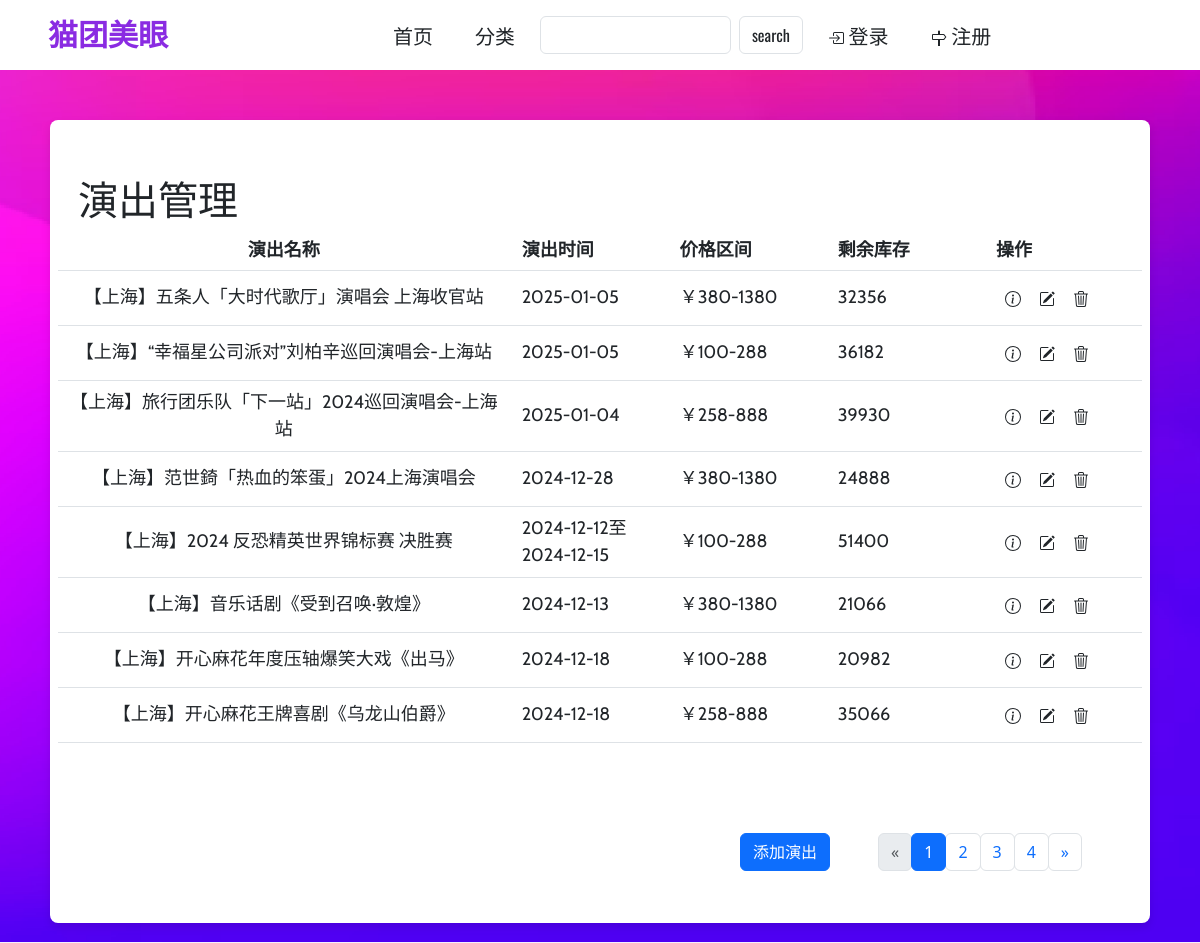
Page /admin_show/1 on the committed database.
### app/models.py (models this page shows)
class Concert(db.Model):
    __tablename__ = 'concerts'
    __table_args__ = {'extend_existing': True}
    id = db.Column(db.Integer, primary_key=True)
    name = db.Column(db.String(100), nullable=False)
    description = db.Column(db.Text)
    start_time = db.Column(db.Date, nullable=False)
    end_time = db.Column(db.Date)
    location = db.Column(db.String(255), nullable=False)
    city = db.Column(db.String(20), nullable=False)
    link = db.Column(db.String(255), nullable=False)
    type = db.Column(db.String(20), nullable=False)
    duration = db.Column(db.Integer, nullable=False)
    start_price = db.Column(db.Integer, nullable=False)
    end_price = db.Column(db.Integer, nullable=False)
    orders = db.relationship('Order', back_populates='concert')
    score = db.Column(db.Integer, nullable=False)

### app/views.py (the view)
@app.route('/admin_show/<int:page_num>')
def admin_show(page_num):
    concerts=Concert.query.all()
    results = (
        db.session.query(
            Stock.concert_id,
            func.sum(Stock.total_tickets).label('total_inventory')
        )
        .group_by(Stock.concert_id)
        .all()
    )
    result_dict = {concert_id: total_inventory for concert_id, total_inventory
                   in results}
    concerts = [
        {
            "id": concert.id,
            "name": concert.name,
            "description": concert.description,
            "start_time": concert.start_time,
            "location": concert.location,
            "city": concert.city,
            "link": concert.link,
            "duration": concert.duration,
            "start_price": concert.start_price,
            "end_price": concert.end_price,
            "end_time": concert.end_time,
            "stock":result_dict[concert.id]
        }
        for concert in concerts
    ]
    select = 8
    cnt = len(concerts)
    page_num_total = (cnt + select - 1) // select
    if page_num > page_num_total:
        page_num = page_num_total
    elif page_num <= 0:
        page_num = 1
    start_index = (page_num - 1) * int(select)
    end_index = page_num * int(select)
    concerts = concerts[start_index:end_index]
    return render_template('html/admin_show.html',concerts=concerts,page_num=page_num,page_num_total=page_num_total)

### app/templates/html/admin_show.html (shortened to what this page needs)
<!DOCTYPE html>
<html lang="en">
<head>
    <link rel="stylesheet" href="../../static/css/bootstrap.min.css">
    <link rel="stylesheet" href="../../static/css/recss.css">
    <link rel="stylesheet" href="../../static/css/animate.css">
    <link rel="stylesheet" href="../../static/css/animate.min.css">
</head>
<body class="container background_order">
<section>
    <div class="container">
        <nav class="navbar navbar-expand-md bg-white navbar-light fixed-top">
            <h1><a href="/" class="navbar-brand ms-5" id="brand">猫团美眼</a></h1>
            <div class="collapse navbar-collapse bg-white text-center" id="navmenu">
                <ul class="navbar-nav gap-xl-2 d-flex align-items-center ms-auto me-auto">
                    <li class="nav-item py-1 log">
                        <a href="{{ url_for('index') }}">
                            <button class="btn page btn-lg btn-white" data-id="complete"
                                    type="button">
                                首页
                            </button>
                        </a>
                    </li>
                    <li class="nav-item py-1 log">
                        <a href="{{ url_for('clas') }}">
                            <button class="btn page btn-lg btn-white" data-id="incomplete"
                                    type="button">
                                分类
                            </button>
                        </a>
                    </li>
                    <li class="nav-item log d-flex text-nowrap ">
                        <div class="d-flex" role="search">
                            <input type="text" name="searchinfo" id="searchinfo" class="form-control me-2">
                            <button class="btn searchbutton border" type="submit">search</button>
                        </div>
                    </li>
                    <li class="nav-item py-1 log">
                        {% if not session.get('username') %}
                            <a href="{{ url_for("sign_in") }}">
                                <button class="btn btn-lg btn-white" data-bs-toggle="modal" data-bs-target="#modaladd"
                                        type="button">
                                    登录
                                </button>
                            </a>
                        {% endif %}
                    </li>
                    <li class="nav-item py-1 log">
                        {% if session.get('username') %}
                            <div>
                                <div class="nav-item dropdown">
                                    <a class="nav-link dropdown-toggle" href="#" role="button" data-bs-toggle="dropdown"
                                       aria-expanded="false">
                                        {{ session.get('username') }}
                                    </a>
                                    <ul class="dropdown-menu">
                                        {% if not session.get('admin') %}
                                            <li><a class="dropdown-item" href="{{ url_for('user_order') }}">我的订单</a>
                                            </li>
                                            <li><a class="dropdown-item" href="{{ url_for('sign_out') }}">登出</a></li>
                                        {% else %}
                                            <li><a class="dropdown-item" href="{{ url_for('admin_show',page_num=1) }}">管理商品</a>
                                            </li>
                                            <li><a class="dropdown-item" href="{{ url_for('admin_user',page_num=1) }}">管理用户</a>
                                            </li>
                                            <li><a class="dropdown-item" href="{{ url_for('sign_out') }}">登出</a></li>
                                        {% endif %}
                                    </ul>
                                </div>
                            </div>
                        {% else %}
                            <a href="{{ url_for("sign_up") }}">
                                <button class="btn btn-lg btn-white" data-bs-toggle="modal" data-bs-target="#modaladd"
                                        type="button">
                                    注册
                                </button>
                            </a>
                        {% endif %}
                    </li>
                </ul>
            </div>
        </nav>
    </div>
</section>
<section class="pt-5 container_order">
    <h1 class="m-2">演出管理</h1>
    <div class="mt-3 row align-items-center  border-bottom">
        <div class=" col-5">
            <h1 class="bold text-center cb">演出名称</h1>
        </div>
        <div class="col">
            <h1 class="bold cb">演出时间</h1>
        </div>
        <div class="col ">
            <h1 class="bold cb">价格区间</h1>
        </div>
        <div class="col">
            <h1 class="bold cb">剩余库存</h1>
        </div>
        <div class="col">
            <h1 class="cb bold">操作</h1></div>
    </div>
    <div class="h_8">
        {% for concert in concerts %}
            <div class="row py-1 py-md-2 align-items-center border-bottom">
                <div class="col-5 text-center cb">
                    {{ concert.name }}</div>
                <div class="col cb">
                    {% if concert.duration==1 %}
                        {{ concert.start_time }}
                    {% else %}
                        {{ concert.start_time }}至{{ concert.end_time }}
                    {% endif %}
                </div>
                <div class="col cb">
                    ￥{{ concert.start_price }}-{{ concert.end_price }}</div>
                <div class="col cb">
                    {{ concert.stock }}</div>
                <div class="col">
                    <div class="btn px-1 px-md-2" data-bs-toggle="modal"
                         data-bs-target="#modal_info{{ concert.id }}">
                    </div>
                    <div class="btn px-1 px-md-2" data-bs-toggle="modal"
                         data-bs-target="#modal_edit{{ concert.id }}">
                    </div>
                    <div class="btn px-1 px-md-2" data-bs-toggle="modal"
                         data-bs-target="#modal_delete{{ concert.id }}">
                    </div>
                </div>
            </div>
        {% endfor %}
    </div>
    <div class="d-flex justify-content-end align-items-center">
        <div class="btn btn-primary" data-bs-toggle="modal" data-bs-target="#modaladd">添加演出</div>
        <nav class="mt-3" aria-label="Page navigation example">
            <ul class="pagination justify-content-end py-3 px-5">
                <li class="page-item {% if page_num==1 %}disabled{% endif %}">
                    <a class="btn page-link" href="{{ url_for('admin_show',page_num=page_num-1) }}"
                       data-index="{{ page_num-1 }}" aria-label="Previous">
                        <span aria-hidden="true">&laquo;</span>
                    </a>
                </li>
                {% for i in range(1,1+page_num_total) %}
                    <li class="page-item"><a class="btn page-link {% if i==page_num %}active{% endif %}"
                                             href="{{ url_for('admin_show',page_num=i) }}"
                                             data-index="{{ i }}">{{ i }}</a>
                    </li>
                {% endfor %}
                <li class="page-item">
                    <a class="btn page-link {% if page_num==page_num_total %}disabled{% endif %}"
                       href="{{ url_for('admin_show',page_num=1+page_num) }}"
                       data-index="{{ 1+page_num }}" aria-label="Next">
                        <span aria-hidden="true">&raquo;</span>
                    </a>
                </li>
            </ul>
        </nav>
    </div>
</section>
</body>
</html>

### app/static/css/recss.css (style rules this page uses)
* { margin: 0px; padding: 0px; }
.h_8 { height: 530px; }
.cb { font-family: 'Cabin', sans-serif; font-size: 18px; }
.background_order { background-image: url('../image/background1.png'); background-size: cover; background-repeat: no-repeat; background-position: center; padding: 20px; min-height: 100vh; }
.container_order { background-color: white; margin-top: 100px; padding: 20px; border-radius: 8px; box-shadow: 0 4px 8px rgba(0, 0, 0, 0.1); }
.container { background-color: white; }
.nav-item { font-family: 'Oswald', sans-serif; font-size: 24px; }
.log { border-radius: 5px; }
.col { display: flex; align-items: center; }
.navbar { height: 70px; }
.navbar-brand { font-size: 30px; font-weight: 700; color: blueviolet; }
.navbar-nav { margin-right: 0px; }
.bold { font-weight: 700; }

### rows in the picture
Concert: name "【上海】五条人「大时代歌厅」演唱会 上海收官站", start_time "2025-01-05", start_price "380", end_price "1380", stock "32356"
Concert: name "【上海】“幸福星公司派对”刘柏辛巡回演唱会-上海站", start_time "2025-01-05", start_price "100", end_price "288", stock "36182"
Concert: name "【上海】旅行团乐队「下一站」2024巡回演唱会-上海站", start_time "2025-01-04", start_price "258", end_price "888", stock "39930"
Concert: name "【上海】范世錡「热血的笨蛋」2024上海演唱会", start_time "2024-12-28", start_price "380", end_price "1380", stock "24888"
Concert: name "【上海】2024 反恐精英世界锦标赛 决胜赛", start_time "2024-12-12", end_time "2024-12-15", start_price "100", end_price "288", stock "51400"
Concert: name "【上海】音乐话剧《受到召唤·敦煌》", start_time "2024-12-13", start_price "380", end_price "1380", stock "21066"
Concert: name "【上海】开心麻花年度压轴爆笑大戏《出马》", start_time "2024-12-18", start_price "100", end_price "288", stock "20982"
Concert: name "【上海】开心麻花王牌喜剧《乌龙山伯爵》", start_time "2024-12-18", start_price "258", end_price "888", stock "35066"

### other values in the picture
{{ i }} "1" "2" "3" "4"
